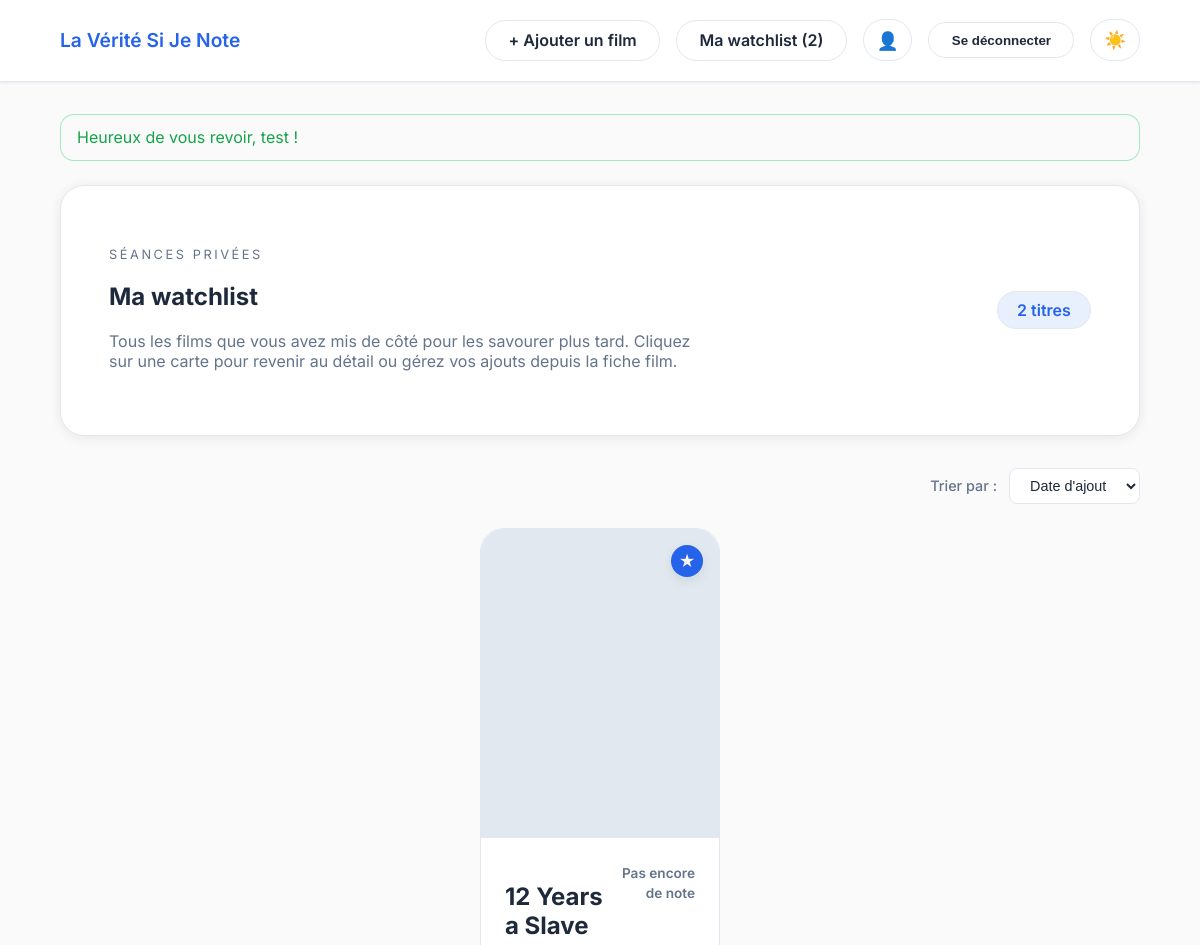
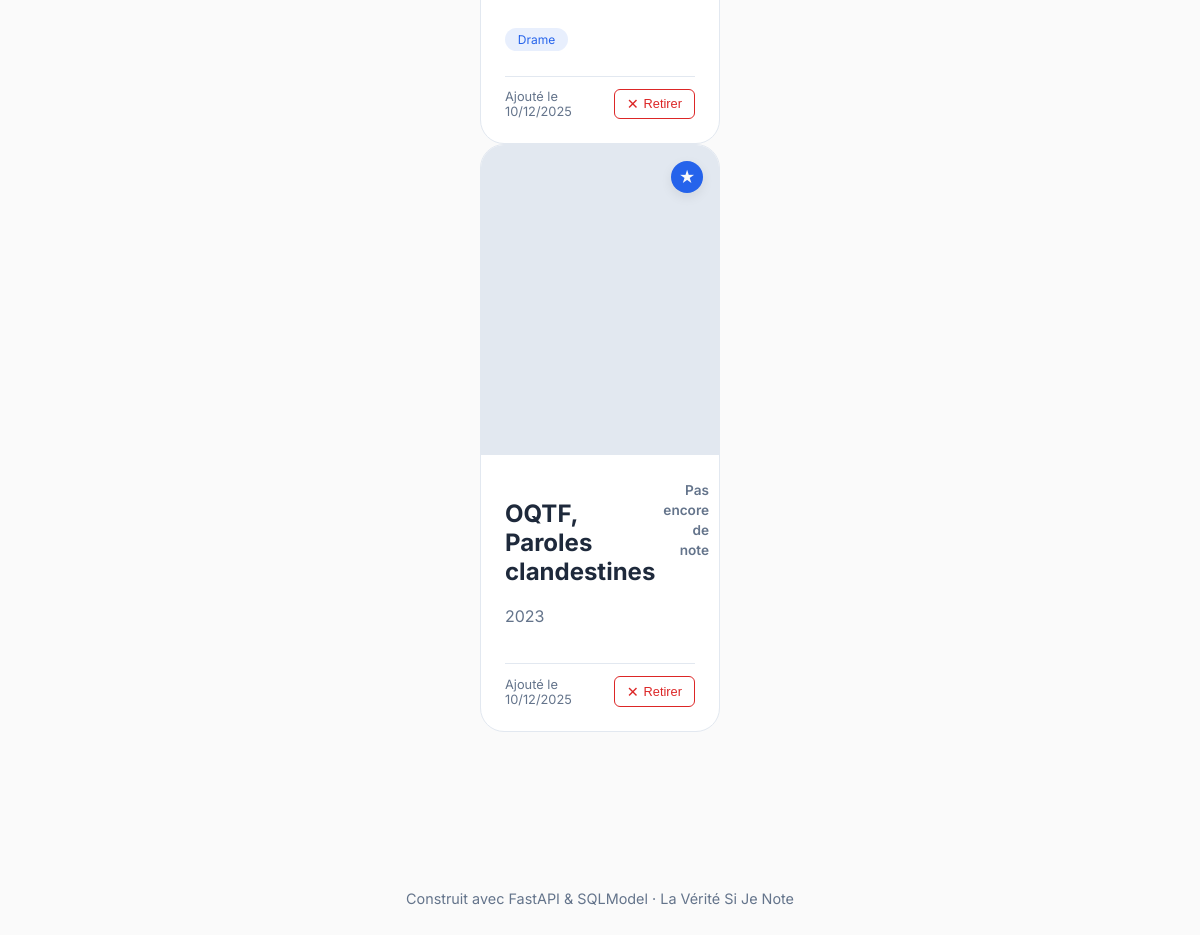
/watchlist (signed in), run on the app's committed database (2 pictures, top to bottom).
### app/models.py (models this page shows)
class TimestampedModel(SQLModel, table=False):
    created_at: datetime = Field(default_factory=datetime.utcnow, nullable=False)
    updated_at: datetime = Field(default_factory=datetime.utcnow, nullable=False)

class Film(TimestampedModel, table=True):
    id: Optional[int] = Field(default=None, primary_key=True)
    external_id: Optional[str] = Field(default=None, index=True)
    title: str
    overview: Optional[str] = Field(default=None)
    release_year: Optional[int] = Field(default=None, index=True)
    poster_url: Optional[str] = Field(default=None)
    backdrop_url: Optional[str] = Field(default=None)
    runtime_minutes: Optional[int] = Field(default=None)
    director: Optional[str] = Field(default=None)
    country: Optional[str] = Field(default=None)
    tags: list[Tag] = Relationship(
        sa_relationship=relationship(
            "Tag",
            secondary=FilmTagLink.__table__,
            back_populates="films",
        )
    )
    reviews: list["Review"] = Relationship(
        sa_relationship=relationship("Review", back_populates="film")
    )
    watchlist_items: list["WatchlistItem"] = Relationship(
        sa_relationship=relationship(
            "WatchlistItem",
            back_populates="film",
            cascade="all, delete-orphan",
        )
    )

class Tag(SQLModel, table=True):
    id: Optional[int] = Field(default=None, primary_key=True)
    name: str = Field(sa_column=Column(String(80), unique=True, index=True, nullable=False))
    films: list["Film"] = Relationship(
        sa_relationship=relationship(
            "Film",
            secondary=FilmTagLink.__table__,
            back_populates="tags",
        )
    )

class WatchlistItem(TimestampedModel, table=True):
    __table_args__ = (UniqueConstraint("user_id", "film_id", name="uq_watchlist_user_film"),)
    id: Optional[int] = Field(default=None, primary_key=True)
    user_id: int = Field(foreign_key="user.id", nullable=False, index=True)
    film_id: int = Field(foreign_key="film.id", nullable=False, index=True)
    user: Optional[User] = Relationship(
        sa_relationship=relationship("User", back_populates="watchlist_items")
    )
    film: Optional[Film] = Relationship(
        sa_relationship=relationship("Film", back_populates="watchlist_items")
    )

### app/routers/watchlist.py (the view)
@router.get("/watchlist")
def watchlist_page(
    request: Request,
    sort: str = Query(default="date", regex="^(date|title|year|genre)$"),
    session: Session = Depends(get_session),
    current_user: User = Depends(require_user),
):
    watchlist_data = fetch_watchlist_with_dates(session, current_user, sort_by=sort)
    watchlist_films = [film for film, _ in watchlist_data]
    watchlist_ids = {film.id for film in watchlist_films}
    cards = _watchlist_cards_payload(watchlist_data, watchlist_ids)
    return templates.TemplateResponse(
        "films/watchlist.html",
        template_context(
            request,
            current_user=current_user,
            watchlist=watchlist_films,
            watchlist_ids=watchlist_ids,
            films=cards,
            current_sort=sort,
        ),
    )

### app/templates/films/watchlist.html (shortened to what this page needs)
{% extends "base.html" %}
{% block content %}
<section class="page-header">
    <div>
        <p class="eyebrow">Séances privées</p>
        <h1>Ma watchlist</h1>
        <p class="lead">
            Tous les films que vous avez mis de côté pour les savourer plus tard. Cliquez sur une carte pour revenir au détail ou gérez vos ajouts depuis la fiche film.
        </p>
    </div>
    <div class="chip-counter">
        {{ watchlist|length }} titre{% if watchlist|length > 1 %}s{% endif %}
    </div>
</section>
{% if films %}
<section class="watchlist-controls">
    <form method="get" action="/watchlist" class="sort-form">
        <label for="sort">Trier par :</label>
        <select name="sort" id="sort" onchange="this.form.submit()">
            <option value="date" {% if current_sort == 'date' %}selected{% endif %}>Date d'ajout</option>
        </select>
    </form>
</section>
{% endif %}
<section class="watchlist-grid">
    {% if not films %}
        <div class="empty-state">
            <p>Votre watchlist est vide. Ajoutez un film depuis sa page pour le retrouver ici.</p>
        </div>
    {% else %}
        {% for item in films %}
            {% set film = item.film %}
            <article class="film-card is-watchlisted">
                <a href="/films/{{ film.id }}">
                    <div class="poster" style="background-image: url('{{ film.poster_url or '' }}');"></div>
                    <span class="watchlist-badge">★</span>
                </a>
                <div class="film-info">
                    <div class="film-head">
                        <div>
                            <h2>{{ film.title }}</h2>
                            {% if film.release_year %}<p class="subtle">{{ film.release_year }}</p>{% endif %}
                        </div>
                        <div class="rating">
                            {% if item.avg_rating %}
                                <span>{{ item.avg_rating }} ★</span>
                                <small>{{ item.review_count }} avis</small>
                            {% else %}
                                <span class="muted">Pas encore de note</span>
                            {% endif %}
                        </div>
                    </div>
                    <div class="tags">
                        {% for tag in film.tags %}
                            <span>{{ tag.name }}</span>
                        {% endfor %}
                    </div>
                    <div class="watchlist-meta">
                        <small class="added-date">Ajouté le {{ item.added_at.strftime('%d/%m/%Y') }}</small>
                        <form method="post" action="/watchlist/{{ film.id }}/remove" class="remove-form">
                            <button type="submit" class="btn-remove" title="Retirer de la watchlist">
                                <span class="icon">✕</span> Retirer
                            </button>
                        </form>
                    </div>
                </div>
            </article>
        {% endfor %}
    {% endif %}
</section>
{% endblock %}

### app/static/css/style.css (style rules this page uses)
:root { --bg: #fafafa; --card: #ffffff; --card-strong: #ffffff; --accent: #2563eb; --accent-soft: rgba(37, 99, 235, 0.1); --accent-secondary: #f97316; --text: #1e293b; --muted: #64748b; --error: #dc2626; --success: #16a34a; --border: #e2e8f0; --shadow: rgba(0, 0, 0, 0.08); --input-bg: #ffffff; --card-hover-bg: #f8fafc; font-family: "Inter", system-ui, -apple-system, BlinkMacSystemFont, "Segoe UI", sans-serif; }
* { box-sizing: border-box; }
body { margin: 0; background: var(--bg); color: var(--text); min-height: 100vh; transition: background-color 0.3s ease, color 0.3s ease; }
a { color: var(--accent); text-decoration: none; }
.eyebrow { text-transform: uppercase; letter-spacing: 0.2em; color: var(--muted); font-size: 0.8rem; }
.lead { color: var(--muted); max-width: 60ch; }
.grid.grid-compact, .watchlist-grid { grid-template-columns: repeat(auto-fit, minmax(190px, 220px)); }
.watchlist-grid { margin-bottom: 3rem; }
.grid .film-card, .watchlist-grid .film-card { width: 100%; max-width: 240px; margin: 0 auto; }
.grid .poster, .watchlist-grid .poster { padding-top: 130%; }
.film-card { background: var(--card); border: 1px solid var(--border); border-radius: 24px; overflow: hidden; display: flex; flex-direction: column; transition: transform 0.25s ease, box-shadow 0.25s ease; position: relative; }
.poster { padding-top: 140%; background-size: cover; background-position: center; background-color: var(--border); }
.film-info { padding: 1.5rem; display: flex; flex-direction: column; gap: 0.8rem; }
.film-head { display: flex; justify-content: space-between; gap: 0.5rem; }
.subtle { color: var(--muted); margin: 0; }
.rating { text-align: right; }
.rating span { font-weight: 600; }
.tags { display: flex; gap: 0.5rem; flex-wrap: wrap; }
.tags span { font-size: 0.75rem; padding: 0.25rem 0.8rem; border-radius: 999px; background: var(--accent-soft); color: var(--accent); }
.watchlist-badge { position: absolute; top: 1rem; right: 1rem; background: var(--accent); color: var(--bg); width: 32px; height: 32px; border-radius: 50%; display: flex; align-items: center; justify-content: center; font-weight: 700; box-shadow: 0 4px 12px var(--shadow); }
.page-header { display: flex; justify-content: space-between; align-items: flex-start; gap: 1.5rem; background: var(--card); border: 1px solid var(--border); border-radius: 24px; padding: clamp(1.5rem, 5vw, 3rem); margin-bottom: 2rem; box-shadow: 0 2px 12px var(--shadow); }
.chip-counter { align-self: center; padding: 0.5rem 1.2rem; border-radius: 999px; background: var(--accent-soft); border: 1px solid var(--border); font-weight: 600; color: var(--accent); }
.muted { color: var(--muted); font-size: 0.85rem; }
.watchlist-controls { display: flex; justify-content: flex-end; margin-bottom: 1.5rem; }
.sort-form { display: flex; align-items: center; gap: 0.75rem; }
.sort-form label { font-size: 0.9rem; color: var(--muted); font-weight: 500; }
.sort-form select { padding: 0.5rem 1rem; font-size: 0.9rem; border: 1px solid var(--border); border-radius: 8px; background: var(--input-bg); color: var(--text); cursor: pointer; transition: border-color 0.2s ease, box-shadow 0.2s ease; }
.watchlist-meta { display: flex; justify-content: space-between; align-items: center; margin-top: 0.75rem; padding-top: 0.75rem; border-top: 1px solid var(--border); }
.added-date { color: var(--muted); font-size: 0.8rem; }
.remove-form { margin: 0; }
.btn-remove { display: inline-flex; align-items: center; gap: 0.3rem; padding: 0.4rem 0.75rem; font-size: 0.8rem; font-weight: 500; color: var(--error); background: transparent; border: 1px solid var(--error); border-radius: 6px; cursor: pointer; transition: background 0.2s ease, color 0.2s ease; }
.btn-remove .icon { font-size: 0.9rem; }

### data on the page
Film: title "12 Years a Slave"
Tag: name "Drame"
WatchlistItem: added_at "10/12/2025"
Film: title "OQTF, Paroles clandestines", release_year "2023"
WatchlistItem: added_at "10/12/2025"

### other printed values
{{ settings.app_name }} "La Vérité Si Je Note"
{{ watchlist|length }} "2"
{{ msg.message }} "Heureux de vous revoir, test !"
